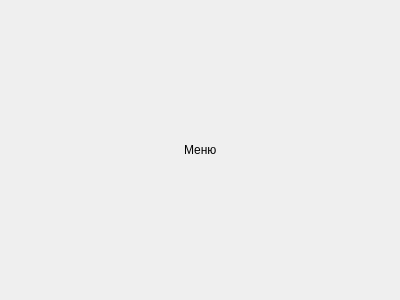
<?xml version="1.0" encoding="UTF-8"?>
<ui version="4.0">
 <class>Menu</class>
 <widget class="QWidget" name="Menu">
  <property name="geometry">
   <rect>
    <x>0</x>
    <y>0</y>
    <width>400</width>
    <height>300</height>
   </rect>
  </property>
  <property name="windowTitle">
   <string>Form</string>
  </property>
  <layout class="QGridLayout" name="gridLayout_2">
   <item row="0" column="1">
    <widget class="QLabel" name="label">
     <property name="text">
      <string>Меню</string>
     </property>
    </widget>
   </item>
   <item row="0" column="0">
    <spacer name="horizontalSpacer">
     <property name="orientation">
      <enum>Qt::Horizontal</enum>
     </property>
     <property name="sizeHint" stdset="0">
      <size>
       <width>40</width>
       <height>20</height>
      </size>
     </property>
    </spacer>
   </item>
   <item row="0" column="2">
    <spacer name="horizontalSpacer_2">
     <property name="orientation">
      <enum>Qt::Horizontal</enum>
     </property>
     <property name="sizeHint" stdset="0">
      <size>
       <width>40</width>
       <height>20</height>
      </size>
     </property>
    </spacer>
   </item>
  </layout>
 </widget>
 <resources/>
 <connections/>
</ui>
